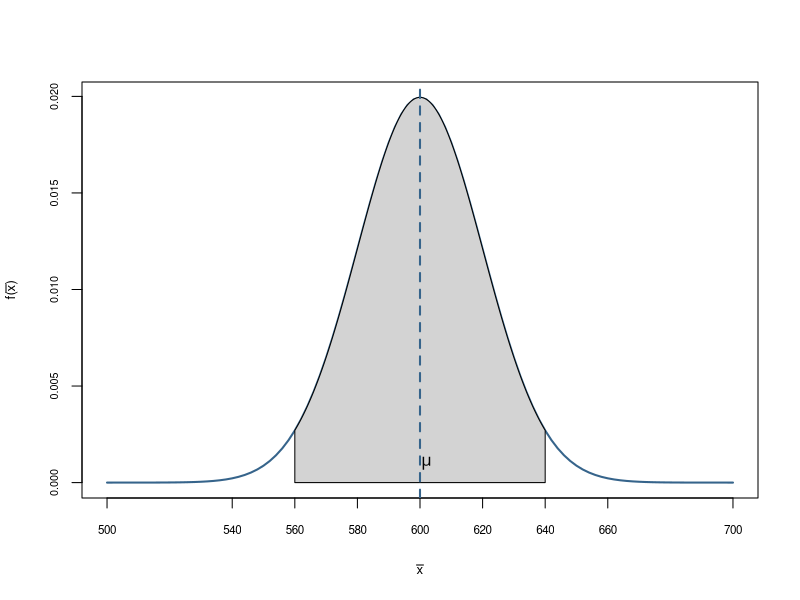
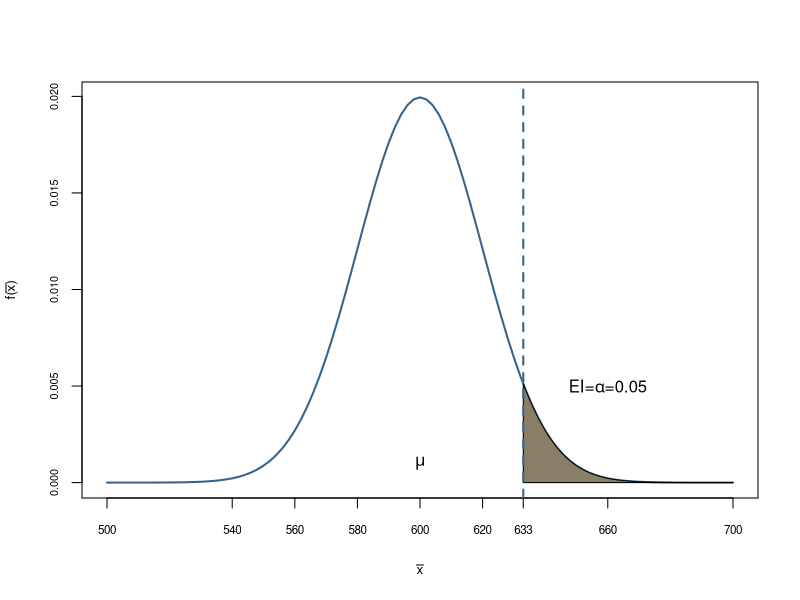
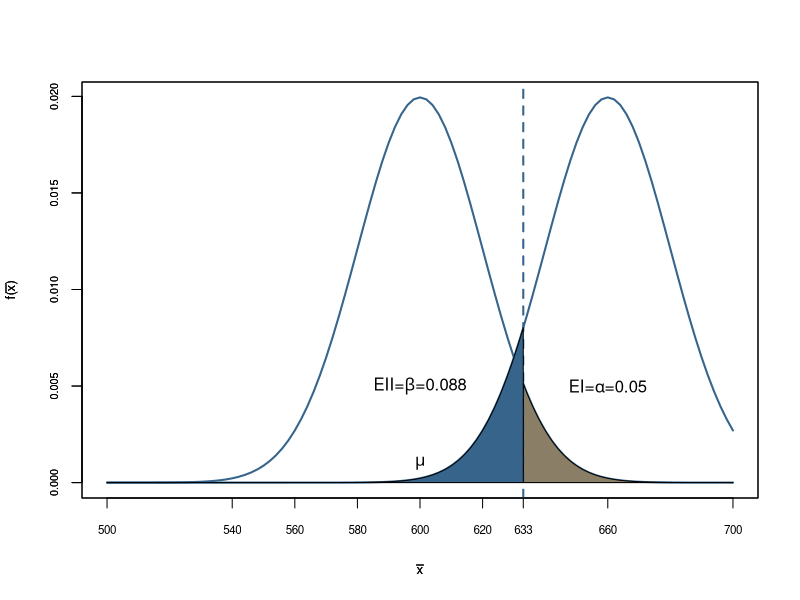
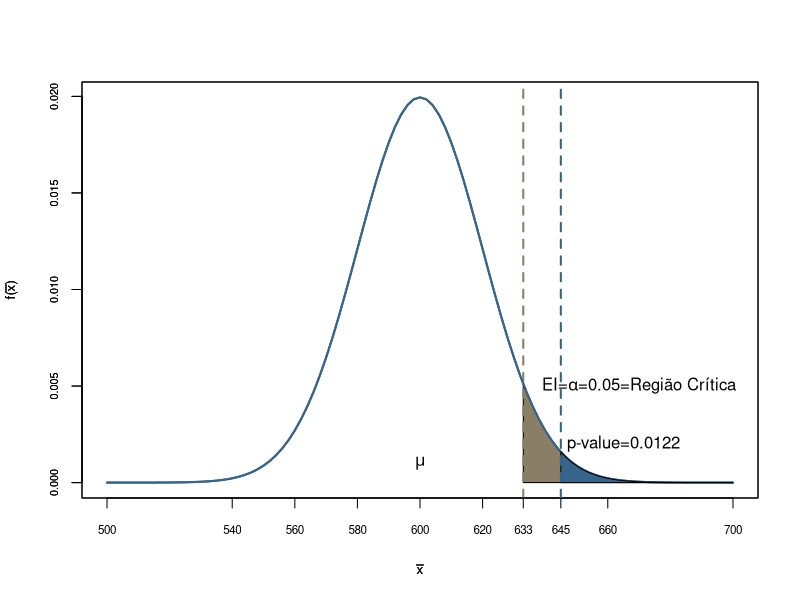
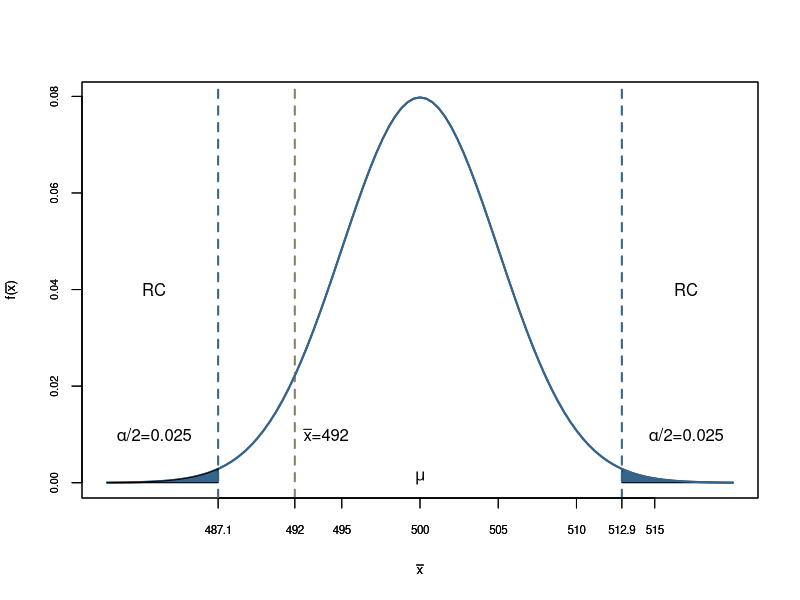
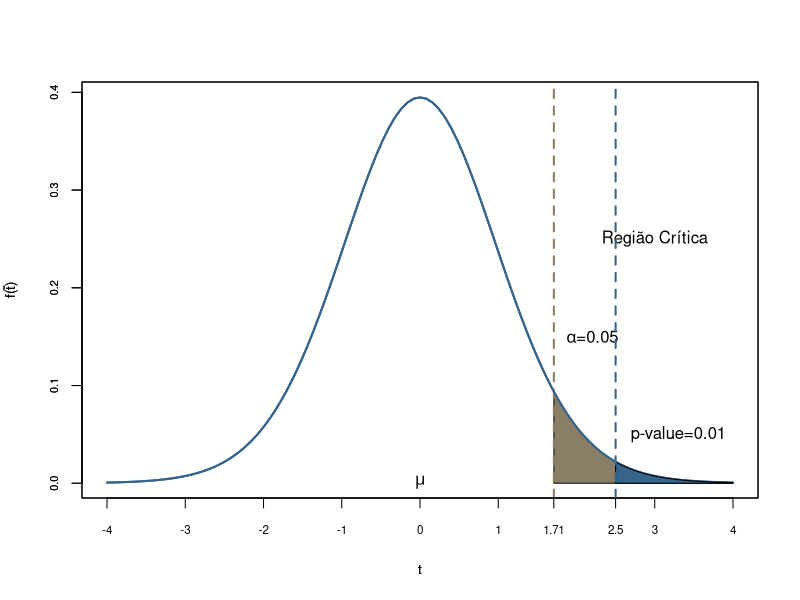
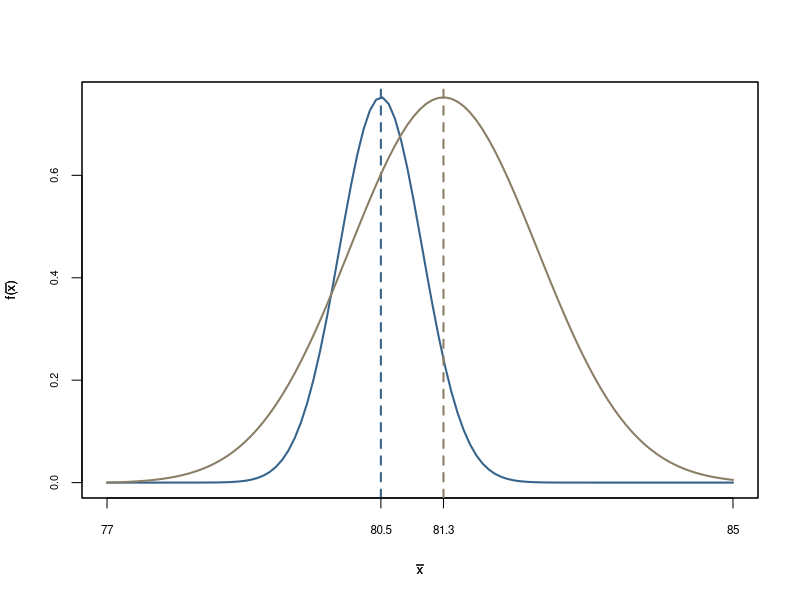
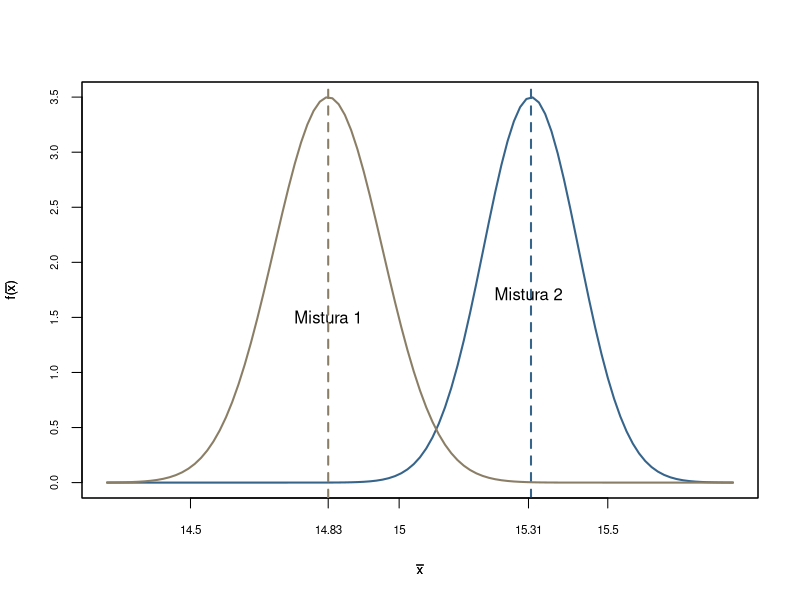

Source code (R) for these figures, in order:
## ---- chunk 1
#| echo = TRUE,
#| fig.cap = "Valores típicos da distribuiçao da média sob H0",
#| fig.height = 3.5,
#| fig.width = 7
x<-seq(500,700,0.1) 
fdnorm<-dnorm(x = x, mean = 600, sd=20)   
regiao=seq(560,640,0.01)
cord.x <- c(min(regiao),regiao,max(regiao))
cord.y <- c(0,dnorm(regiao,mean=600, sd=20),0) 
curve(dnorm(x,600,20),xlim=c(500,700),xlab=expression(bar(x)),type="l",
      col="steelblue4",lwd=2, ylab=expression(paste("f(", bar(x),
      ")")),xaxt="n",cex.axis=0.65, cex.lab=0.8 ) 
axis(1,at=c(500,540,560,580, 600, 620, 640,660, 700),labels =
       c(500,540,560,580, 600, 620, 640,660, 700),cex.axis=0.7,
     cex.lab=0.8) 
polygon(cord.x,cord.y,col='lightgray')
abline(v=600, col="steelblue4", lty=2, lwd=2)
text(602, 0.001, expression(mu))

## ---- chunk 2
#| echo = TRUE,
#| fig.cap = "Erro Tipo I e a Região Crítica",
#| fig.height = 3.5,
#| fig.width = 7
x<-seq(500,700,0.1) 
fdnorm<-dnorm(x = x, mean = 600, sd=20)  
fdnorm1<-dnorm(x = x, mean = 660, sd=20)
regiao=seq(633,700,0.01)
cord.x <- c(min(regiao),regiao,max(regiao))
cord.y <- c(0,dnorm(regiao,mean=600, sd=20),0) 
curve(dnorm(x,600,20),xlim=c(500,700),xlab=expression(bar(x)),type="l",
      col="steelblue4",lwd=2, ylab=expression(paste("f(", bar(x),
      ")")),xaxt="n",cex.axis=0.65, cex.lab=0.8 ) 
axis(1,at=c(500,540,560,580, 600, 620, 633,660, 700),labels =
       c(500,540,560,580, 600, 620, 633,660, 700),cex.axis=0.7, cex.lab=0.8) 
polygon(cord.x,cord.y,col='wheat4')
abline(v=633, col="steelblue4", lty=2, lwd=2)
text(600, 0.001, expression(mu))
text(660, 0.005, expression(paste("EI=", alpha, "=0.05")))

## ---- chunk 3
#| echo = TRUE,
#| fig.cap = "Erro Tipo I e a Região Crítica",
#| fig.height = 3.5,
#| fig.width = 7
x<-seq(500,700,0.1) 
fdnorm<-dnorm(x = x, mean = 600, sd=20)  
fdnorm1<-dnorm(x = x, mean = 660, sd=20)
regiao=seq(633,700,0.01)
cord.x <- c(min(regiao),regiao,max(regiao))
cord.y <- c(0,dnorm(regiao,mean=600, sd=20),0) 
curve(dnorm(x,600,20),xlim=c(500,700),xlab=expression(bar(x)),type="l",
      col="steelblue4",lwd=2, ylab=expression(paste("f(", bar(x),
      ")")),xaxt="n",cex.axis=0.65, cex.lab=0.8 ) 
axis(1,at=c(500,540,560,580, 600, 620, 633,660, 700),labels =
       c(500,540,560,580, 600, 620, 633,660, 700),cex.axis=0.7, cex.lab=0.8) 
polygon(cord.x,cord.y,col='wheat4')
abline(v=633, col="steelblue4", lty=2, lwd=2)
text(600, 0.001, expression(mu))
text(660, 0.005, expression(paste("EI=", alpha, "=0.05")))
par(new=TRUE)
curve(dnorm(x,660,20),xlim=c(500,700),xlab=expression(bar(x)),type="l",
      col="steelblue4",lwd=2, ylab=expression(paste("f(", bar(x),
      ")")),xaxt="n",cex.axis=0.65, cex.lab=0.8 ) 
regiao=seq(500,633,0.01)
cord.x <- c(min(regiao),regiao,max(regiao))
cord.y <- c(0,dnorm(regiao,mean=660, sd=20),0)
polygon(cord.x,cord.y,col='steelblue4')
text(600, 0.005, expression(paste("EII=", beta, "=0.088")))

## ---- chunk 4
#| echo = TRUE,
#| fig.cap = "Nível de significância e p-valor",
#| fig.height = 3.5,
#| fig.width = 7
x<-seq(500,700,0.1) 
fdnorm<-dnorm(x = x, mean = 600, sd=20)  
fdnorm1<-dnorm(x = x, mean = 600, sd=20)
regiao=seq(633,700,0.01)
cord.x <- c(min(regiao),regiao,max(regiao))
cord.y <- c(0,dnorm(regiao,mean=600, sd=20),0) 
curve(dnorm(x,600,20),xlim=c(500,700),xlab=expression(bar(x)),type="l",
      col="steelblue4",lwd=2, ylab=expression(paste("f(", bar(x),
      ")")),xaxt="n",cex.axis=0.65, cex.lab=0.8 ) 
axis(1,at=c(500,540,560,580, 600, 620, 633,645,660, 700),labels =
       c(500,540,560,580, 600, 620, 633,645, 660, 700),cex.axis=0.7, cex.lab=0.8) 
polygon(cord.x,cord.y,col='wheat4')
abline(v=633, col="wheat4", lty=2, lwd=2)
text(600, 0.001, expression(mu))
text(670, 0.005, expression(paste("EI=", alpha, "=0.05=Região Crítica")))
par(new=TRUE)
curve(dnorm(x,600,20),xlim=c(500,700),xlab=expression(bar(x)),type="l",
      col="steelblue4",lwd=2, ylab=expression(paste("f(", bar(x),
      ")")),xaxt="n",cex.axis=0.65, cex.lab=0.8 ) 
regiao=seq(645,700,0.01)
cord.x <- c(min(regiao),regiao,max(regiao))
cord.y <- c(0,dnorm(regiao,mean=600, sd=20),0)
polygon(cord.x,cord.y,col='steelblue4')
abline(v=645, col="steelblue4", lty=2, lwd=2)
text(665, 0.002, expression(paste("p-value=0.0122")))
## ---- chunk 5
#| echo = TRUE,
#| fig.cap = "Nível de significância e p-valor",
#| fig.height = 3.5,
#| fig.width = 7
x<-seq(480,520,0.1) 
fdnorm<-dnorm(x = x, mean = 500, sd=5)  
fdnorm1<-dnorm(x = x, mean = 500, sd=5)
regiao=seq(512.9,520,0.01)
cord.x <- c(min(regiao),regiao,max(regiao))
cord.y <- c(0,dnorm(regiao,mean=500, sd=5),0) 
curve(dnorm(x,500,5),xlim=c(480,520),xlab=expression(bar(x)),type="l",
      col="steelblue4",lwd=2, ylab=expression(paste("f(", bar(x),
      ")")),xaxt="n",cex.axis=0.65, cex.lab=0.8 ) 
axis(1,at=c(487.1, 492, 495, 500, 505, 510, 512.9, 515),labels =
       c(487.1, 492, 495, 500, 505, 510, 512.9, 515),cex.axis=0.7, cex.lab=0.8) 
polygon(cord.x,cord.y,col='steelblue4')
abline(v=512.9, col="steelblue4", lty=2, lwd=2)
abline(v=492, col="wheat4", lty=2, lwd=2)
text(500, 0.001, expression(mu))
text(517, 0.01, expression(paste(alpha,"/2", "=0.025")))
text(517, 0.04, expression("RC"))
text(494, 0.01, expression(paste(bar(x),"=492")))

par(new=TRUE)
curve(dnorm(x,500,5),xlim=c(480,520),xlab=expression(bar(x)),type="l",
      col="steelblue4",lwd=2, ylab=expression(paste("f(", bar(x),
      ")")),xaxt="n",cex.axis=0.65, cex.lab=0.8 ) 
axis(1,at=c(487.1, 492, 495, 500, 505, 510, 512.9, 515),labels =
       c(487.1, 492, 495, 500, 505, 510, 512.9, 515),cex.axis=0.7, cex.lab=0.8) 
regiao=seq(480,487.1,0.01)
cord.x <- c(min(regiao),regiao,max(regiao))
cord.y <- c(0,dnorm(regiao,mean=500, sd=5),0)
polygon(cord.x,cord.y,col='steelblue4')
abline(v=487.1, col="steelblue4", lty=2, lwd=2)
text(483, 0.01, expression(paste(alpha,"/2", "=0.025")))
text(483, 0.04, expression("RC"))
## ---- chunk 6
#| echo = TRUE,
#| fig.cap = "Nível de significância e p-valor para distribuição t-student",
#| fig.height = 3.5,
#| fig.width = 7
x<-seq(-4,4,0.1) 
fdt<-dt(x = x, df = 24)  
fdt1<-dt(x = x, df = 24)
regiao=seq(1.711,4,0.01)
cord.x <- c(min(regiao),regiao,max(regiao))
cord.y <- c(0,dt(regiao,df=24),0) 
curve(dt(x,df = 24),xlim=c(-4,4),xlab=expression(t),type="l",
      col="steelblue4",lwd=2, ylab=expression(paste("f(", bar(t),
      ")")),xaxt="n",cex.axis=0.65, cex.lab=0.8 ) 
axis(1,at=c(-4,-3,-2,-1, 0, 1, 1.71,2.5,3, 4),labels =
       c(-4,-3,-2,-1, 0, 1, 1.71,2.5,3, 4),cex.axis=0.7, cex.lab=0.8) 
polygon(cord.x,cord.y,col='wheat4')
abline(v=1.711, col="wheat4", lty=2, lwd=2)
text(0, 0.001, expression(mu))
text(2.2, 0.15, expression(paste(alpha, "=0.05")))
text(3, 0.25, expression("Região Crítica"))

par(new=TRUE)
curve(dt(x,df = 24),xlim=c(-4,4),xlab=expression(t),type="l",
      col="steelblue4",lwd=2, ylab=expression(paste("f(", bar(t),
      ")")),xaxt="n",cex.axis=0.65, cex.lab=0.8 )  
regiao=seq(2.5,4,0.01)
cord.x <- c(min(regiao),regiao,max(regiao))
cord.y <- c(0,dt(regiao,df=24),0)
polygon(cord.x,cord.y,col='steelblue4')
abline(v=2.5, col="steelblue4", lty=2, lwd=2)
text(3.3, 0.05, expression(paste("p-value=0.01")))
## ---- chunk 7
#| echo = TRUE,
#| fig.cap = "Simulando as duas distribuições do monitoramento, supondo normalidade",
#| fig.height = 3.5,
#| fig.width = 7
x<-seq(77,85,0.1) 
curve(dnorm(x,80.5,0.53),xlim=c(77,85),xlab=expression(bar(x)),type="l",
      col="steelblue4",lwd=2, ylab=expression(paste("f(", bar(x),
      ")")),xaxt="n",cex.axis=0.65, cex.lab=0.8 ) 
axis(1,at=c(77,80.5,81.3, 85),labels =
       c(77,80.5,81.3, 85),cex.axis=0.7, cex.lab=0.8) 
abline(v=80.5, col="steelblue4", lty=2, lwd=2)
par(new=TRUE)
curve(dnorm(x,81.3,1.2),xlim=c(77,85),xlab=expression(bar(x)),type="l",
      col="wheat4",lwd=2, ylab=expression(paste("f(", bar(x),
      ")")),xaxt="n",yaxt="n",cex.axis=0.65, cex.lab=0.8 ) 
abline(v=81.3, col="wheat4", lty=2, lwd=2)

## ---- chunk 8
#| echo = TRUE,
#| fig.cap = "Simulando as duas distribuições do monitoramento, supondo normalidade.",
#| fig.height = 3.5,
#| fig.width = 7
x<-seq(14.3,15.8,0.1) 
curve(dnorm(x,15.316,0.1140),xlim=c(14.3,15.8),xlab=expression(bar(x)),type="l",
      col="steelblue4",lwd=2, ylab=expression(paste("f(", bar(x),
      ")")),xaxt="n",cex.axis=0.65, cex.lab=0.8 ) 
axis(1,at=c( 14.5, 14.83, 15, 15.31,15.5),labels =
       c( 14.5, 14.83, 15, 15.31,15.5),cex.axis=0.7, cex.lab=0.8) 
abline(v=15.316, col="steelblue4", lty=2, lwd=2)
text(14.83, 1.5, expression(paste("Mistura 1")))
par(new=TRUE)
curve(dnorm(x,14.83,0.13),xlim=c(14.3,15.8),xlab=expression(bar(x)),type="l",
      col="wheat4",lwd=2, ylab=expression(paste("f(", bar(x),
      ")")),xaxt="n",yaxt="n",cex.axis=0.65, cex.lab=0.8 ) 
abline(v=14.83, col="wheat4", lty=2, lwd=2)
text(15.31, 1.5, expression(paste("Mistura 2")))
